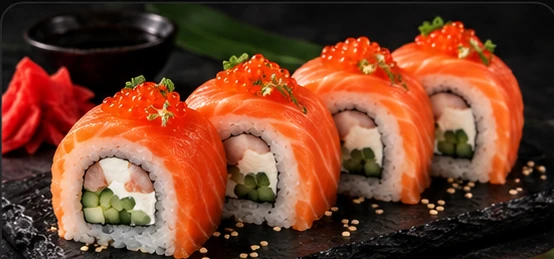
#> input picture assets/menu/processed/philadelphia-lux.webp, 554 x 259 px
$ python -i photo_pipeline.py   (imports and definitions only)
#> lines starting #> are read from the running program, lines starting #| are printed output that depends on the picture
import io, json, re, unicodedata
from pathlib import Path
from urllib.parse import urljoin

import requests
from bs4 import BeautifulSoup
from PIL import Image, ImageEnhance, ImageFilter, ImageOps, ImageDraw

BASE = 'https://sushihouse-nsk.ru/'
ROOT = Path(__file__).resolve().parents[1]
MENU = ROOT / 'menu.json'
ORIG = ROOT / 'assets/menu/original'
OUT = ROOT / 'assets/menu/processed'
REPORT = ROOT / 'photo-pipeline-report.json'
UA = 'Mozilla/5.0 (compatible; SUSHI-HOUSE-photo-pipeline/2.0)'


# [4 lines left out: function norm, not called in this run]


def slug(s):
    x = norm(s).replace('/', '-').replace(' ', '-')
    return re.sub(r'[^\w-]', '', x, flags=re.UNICODE)[:90]


# [30 lines left out: functions fetch, scrape, isolate, not called in this run]


def cinematic(img):
    img = ImageOps.exif_transpose(img).convert('RGBA')
    subject = isolate(img)
    bbox = subject.getbbox()
    if bbox:
        # Add a small breathing room around the extracted subject.
        pad = int(max(subject.size) * 0.035)
        bbox = (max(0,bbox[0]-pad), max(0,bbox[1]-pad), min(subject.width,bbox[2]+pad), min(subject.height,bbox[3]+pad))
        subject = subject.crop(bbox)

    # Premium square canvas with a subtle charcoal radial gradient.
    W = H = 900
    bg = Image.new('RGB', (W, H))
    px = bg.load()
    cx, cy = W * 0.48, H * 0.42
    for y in range(H):
        for x in range(W):
            d = ((x-cx)**2 + (y-cy)**2) ** 0.5 / 700
            v = int(max(8, min(22, 24 - 14*d)))
            px[x,y] = (v, v, v)

    subject.thumbnail((790, 790), Image.Resampling.LANCZOS)
    x = (W - subject.width) // 2
    y = (H - subject.height) // 2 - 5

    # Soft contact shadow beneath the product.
    shadow = Image.new('RGBA', (subject.width + 80, 80), (0,0,0,0))
    sd = ImageDraw.Draw(shadow)
    sd.ellipse((10, 20, shadow.width-10, 62), fill=(0,0,0,150))
    shadow = shadow.filter(ImageFilter.GaussianBlur(18))
    bg_rgba = bg.convert('RGBA')
    bg_rgba.alpha_composite(shadow, (x-40, min(H-90, y+subject.height-18)))

    # Very light toning; do not redraw or alter the food itself.
    rgb = subject.convert('RGB')
    rgb = ImageEnhance.Contrast(rgb).enhance(1.04)
    rgb = ImageEnhance.Color(rgb).enhance(1.06)
    rgb = ImageEnhance.Sharpness(rgb).enhance(1.10)
    subject = rgb.convert('RGBA')
    bg_rgba.alpha_composite(subject, (x, y))
    return bg_rgba.convert('RGB')


# [44 lines left out: function main, not called in this run]


# [2 lines not run here, left out]

>>> import cv2
>>> picture = cv2.imread('../assets/menu/processed/philadelphia-lux.webp', cv2.IMREAD_GRAYSCALE)
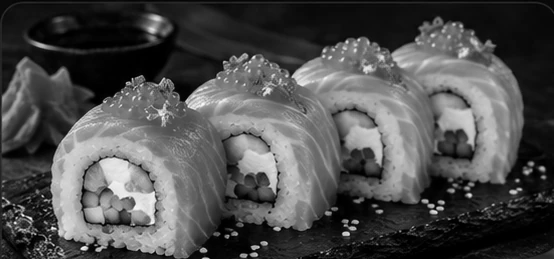
#> picture: shape (259, 554); min 0, max 253, mean 78
#> (the run stopped early here; a loop or call above may not have finished)
